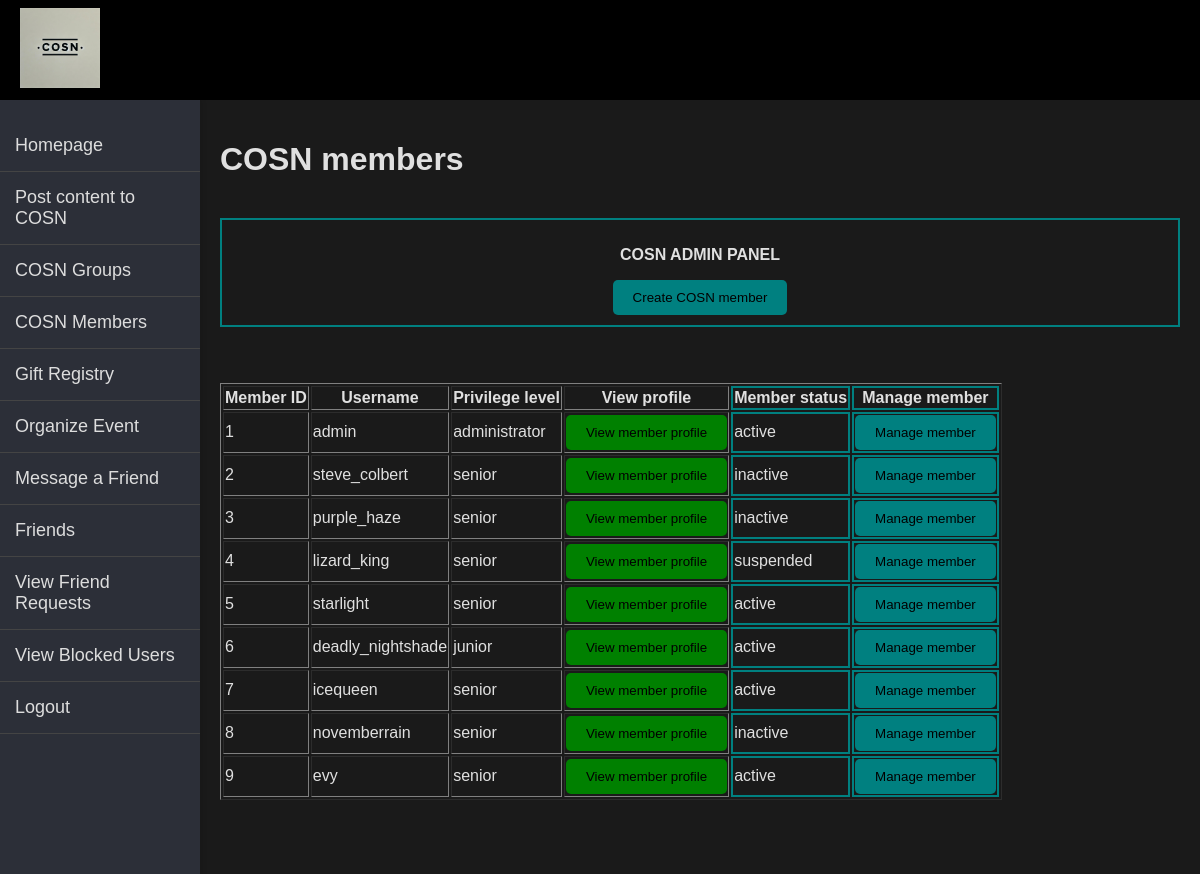
/App/COSN_members.php (signed in), run on the app's committed database.
### App/COSN_members.php (the view, shortened to what this page needs)
<?php
include("db_config.php");
include("header.php");
include('sidebar.php');
if ($_SESSION['privilege_level'] === 'administrator'){
    $isAdmin = true;
}else{
    $isAdmin = false;
}
if($isAdmin){
    $sql = "
        SELECT
            member_id,username,password,email,first_name,last_name,address,date_of_birth,privilege_level,status
        FROM
            kpc353_2.members
        ;";
}
$stmt = $pdo->prepare($sql);
$stmt->execute();
$result = $stmt->fetchAll(PDO::FETCH_ASSOC);
?>
<!DOCTYPE html>
<html lang="en">
<link rel="stylesheet" type = "text/css" href="COSN_members.css" />
<head>
</head>
<body>
  <div class="main-content">
    <h1>COSN members</h1>
    <br>
    <?php
    if ($isAdmin) {
        echo "<div style='border: 2px solid teal; padding: 10px; margin-bottom: 20px; display: flex; flex-direction: column; align-items: center;'>";
        echo "<p style='font-weight: bold; text-align: center;'>COSN ADMIN PANEL</p>";
        echo "<div style='display: flex; justify-content: space-around; gap: 20px;'>";
        echo "<a href='COSN_member_create.php'><button style='background-color: teal; color: black;'>Create COSN member</button></a>";
        echo "</div>";
        echo "</div>";
    }
    ?>
    <br><br>
    <table border="1">
        <tr>
            <th>Member ID</th>
            <th>Username</th>
            <th>Privilege level</th>
            <th>View profile</th>
            <?php if ($isAdmin){ echo "<th style='border: 2px solid teal;'>Member status</th>"; } ?>
            <?php if ($isAdmin){ echo "<th style='border: 2px solid teal;'>Manage member</th>"; } ?>
        </tr>
        <?php
        if ($row = $result) {
            while($row = current($result)) {
                echo "<tr>";
                echo "<td>" . $row['member_id'] . "</td>";
                echo "<td>" . $row['username'] ."</td>";
                echo "<td>" . $row['privilege_level'] ."</td>";
                echo "<td><a href='homepage.php?member_id=" . $row['member_id'] . "'><button style='background-color: green; color: black;'>View member profile</button></a></td>";
                if($isAdmin){
                echo "<td style='border: 2px solid teal;'>". $row['status'] ."</td>";}
                if($isAdmin){
                echo "<td style='border: 2px solid teal;'><a href='COSN_member_manage.php?member_id=" . $row['member_id'] . "'><button style='background-color: teal; color: black;'>Manage member</button></a></td>";}
                echo "</tr>";
                next($result);
            }
        } else {
            echo "<tr><td colspan='4'>No COSN members found</td></tr>";
        }
        ?>
    </table>
    <br>
        <br>
        <br>
    </div>
</body>
</html>

### App/header.css (style rules this page uses)
body { background-color: #f5f5f5; }

### App/css/sidebar.css (style rules this page uses)
body { margin: 0; font-family: Arial, sans-serif; }

### App/COSN_members.css (style rules this page uses)
body { background-color: #1a1a1a; color: #e0e0e0; font-family: Arial, sans-serif; transition: background-color 0.3s, color 0.3s; }
button { padding: 10px 20px; border: none; background-color: #666; color: #ffffff; border-radius: 5px; cursor: pointer; }
.main-content { margin-left: 200px; padding: 20px; }

### data on the page
members: member_id "1", username "admin", privilege_level "administrator", status "active"
members: member_id "2", username "steve_colbert", privilege_level "senior", status "inactive"
members: member_id "3", username "purple_haze", privilege_level "senior", status "inactive"
members: member_id "4", username "lizard_king", privilege_level "senior", status "suspended"
members: member_id "5", username "starlight", privilege_level "senior", status "active"
members: member_id "6", username "deadly_nightshade", privilege_level "junior", status "active"
members: member_id "7", username "icequeen", privilege_level "senior", status "active"
members: member_id "8", username "novemberrain", privilege_level "senior", status "inactive"
members: member_id "9", username "evy", privilege_level "senior", status "active"
